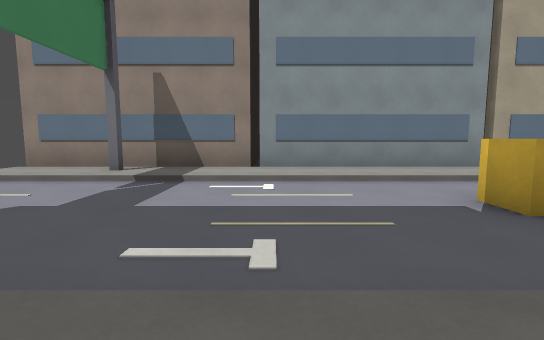
view 1 (above)

18 first-person views from a walk through a level from a Godot 3-D game. The camera is 1.2 m above the floor, tilts 6° down and sees 85° across. The floor is counted in squares, 2 m on a side. Each view is taken from the middle of a square. On the plan, view 1 faces up. The plan holds only what a view shows up to about 9 squares ahead; the rest is blank. The place goes on beyond the plan.

view 2
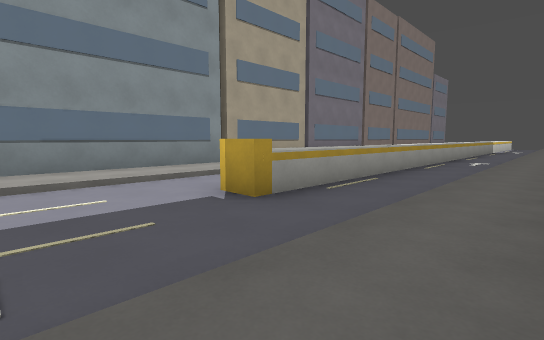

view 3
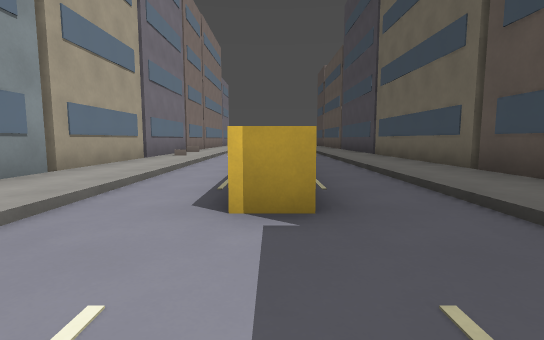

view 4
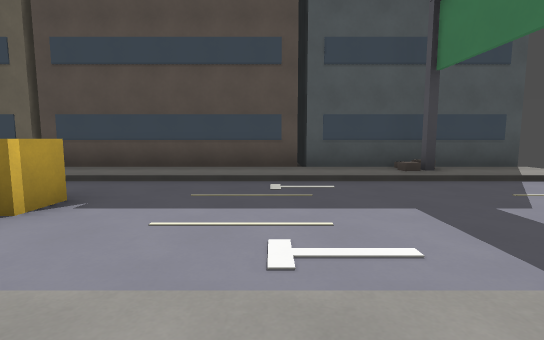

view 5
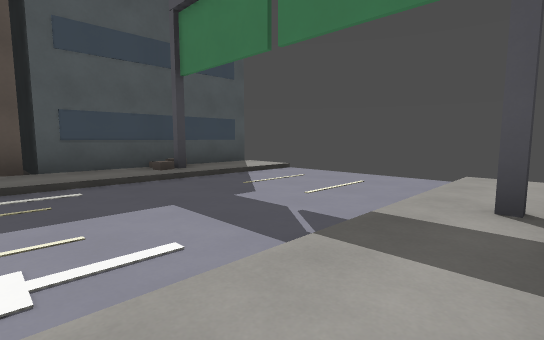

view 6
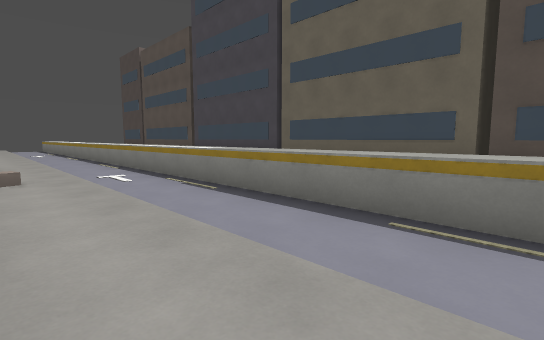

view 7
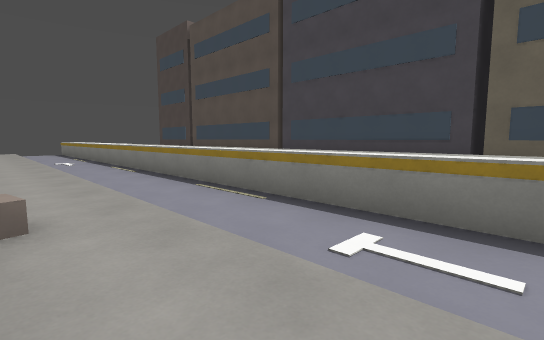

view 8
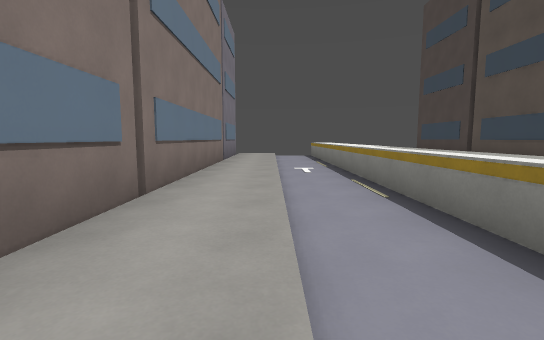

view 9
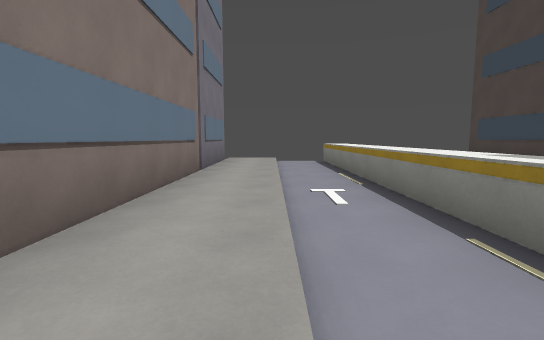

view 10
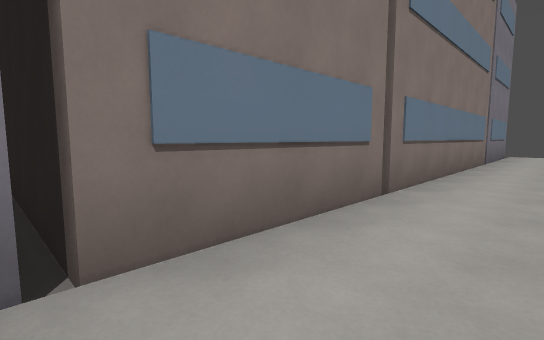

view 11
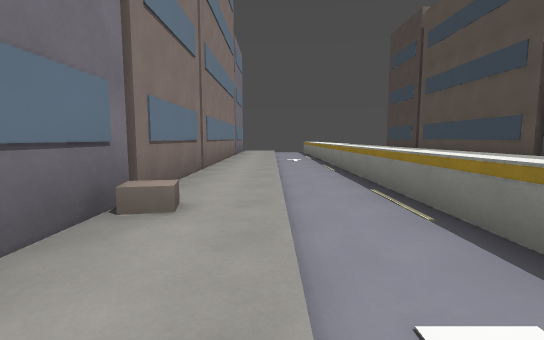

view 12
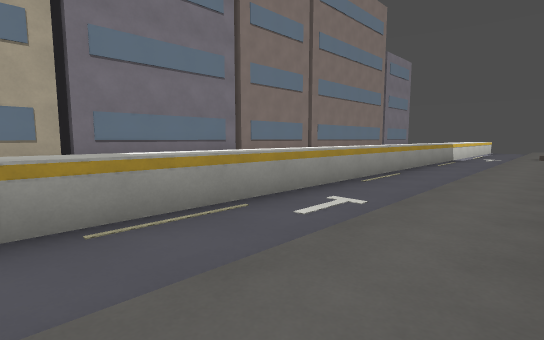

view 13
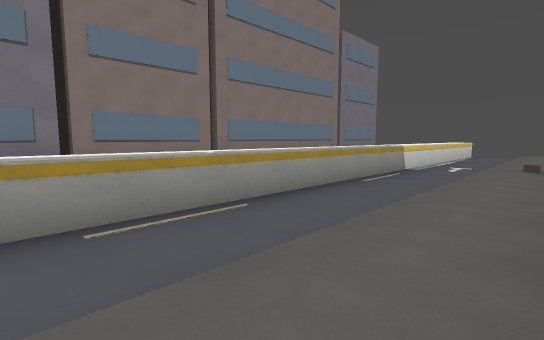

view 14
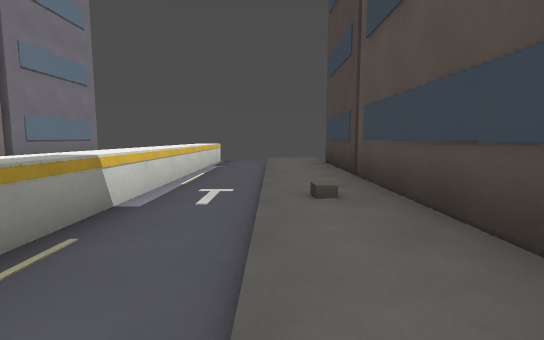

view 15
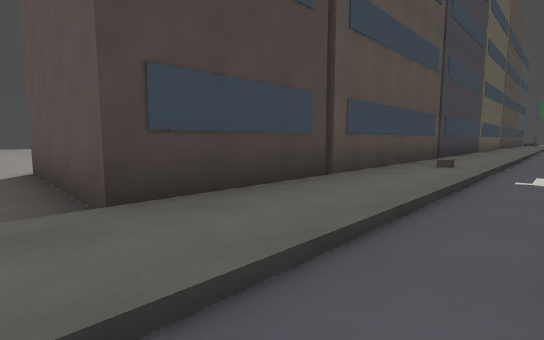

view 16
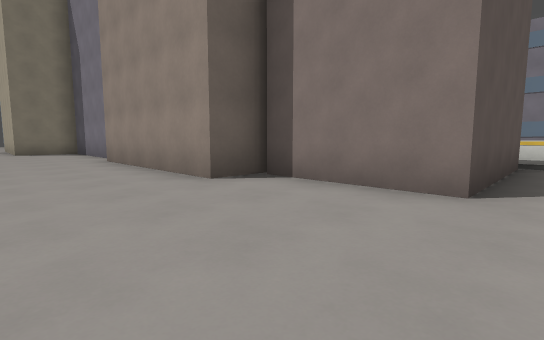

view 17
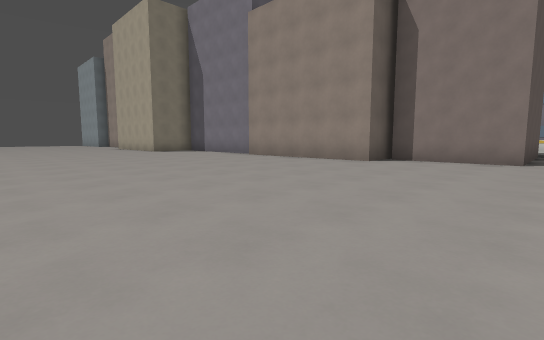

view 18
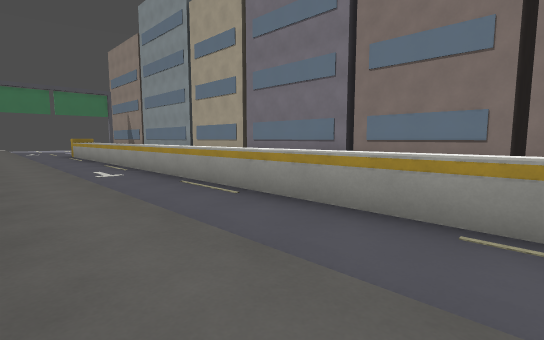

### Floor plan
Key: @ floor where view 1 was taken; . main floor; : floor 0.25 m higher than the main floor; / step, stairs or slope; ^ raised ledge; B building.
Columns run from 5 left of view 1 to 24 right of it. Each row starts with its distance up from view 1.
  9                  B  B
  8                  B  B
  7 BBBBBBBBBBBBBBBBBBBBBBBBBBBBBB
  6 ::B:::::::::::/:::::::::::::::
  5 //////////////////////////////
  4 ..............................
  3 ........^^^^^^^^^^^^^^^^^^^^^^
  2 ..............................
  1 //////////////////////////////
  0 ::B::@::::::::::::::::::::::::
 -1 BBBBBBBBBBBBBBBBBBBBBBBBBBBBB.
 -2     B          B            B.
 -3     B                       B.
 -4                          BBBB.
 -5                    B BBBBB....
 -6                   ............
 -7                   ............
 -8                     ..........
 -9                     ..........
-10                    ...........
-11                   ............
-12                   ............
-13                     ..........

Where each view was taken, in squares from view 1:
view 1: 0 up, 0 right, facing up
view 2: 0 up, 0 right, facing up-right
view 3: 3 up, 0 right, facing right
view 4: 6 up, 0 right, facing down
view 5: 6 up, 0 right, facing down-left
view 6: 6 up, 4 right, facing down-right
view 7: 6 up, 9 right, facing down-right
view 8: 5 up, 12 right, facing right
view 9: 5 up, 15 right, facing right
view 10: 5 up, 12 right, facing up-right
view 11: 5 up, 9 right, facing right
view 12: 0 up, 7 right, facing up-right
view 13: 0 up, 11 right, facing up-right
view 14: 1 up, 15 right, facing right
view 15: 2 up, 24 right, facing down-left
view 16: 8 down, 24 right, facing up-left
view 17: 13 down, 24 right, facing up-left
view 18: 0 up, 16 right, facing up-left
